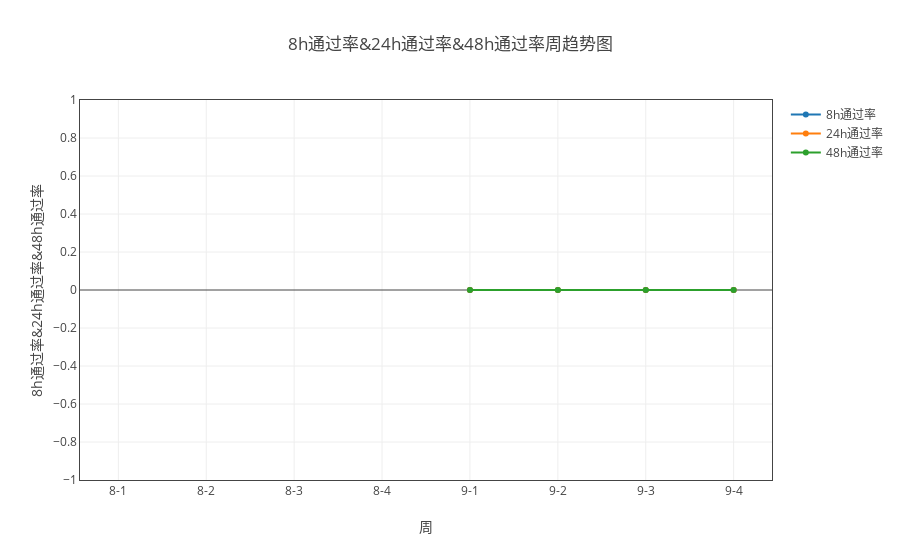
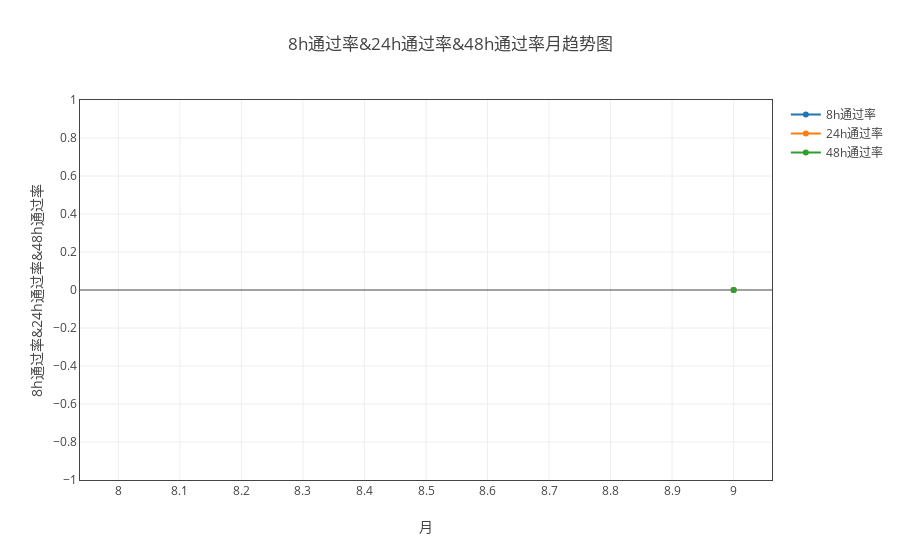

Source (notebook cell) for these figures, in order:
### Markdown cell above
### 通过率情况

### Code cell
#data_dict = {'8h通过率':['8h通过芯片数', '芯片总数'], '24h通过率':['24h通过芯片数', '芯片总数'], 
             #'48h通过率':['48h通过芯片数', '芯片总数'], '24h通过率标线':['24h通过率标线'], '48h通过率标线':['48h通过率标线']}
data_dict = {'8h通过率':['8h通过芯片数', '芯片总数'], '24h通过率':['24h通过芯片数', '芯片总数'], '48h通过率':['48h通过芯片数', '芯片总数']}
myModule.plot( all_dict, data_dict, '人员' ,  'line' ,  all='all')

### Figure 1 — Plotly figure (JSON) as saved in the notebook; plotly's stock layout.template omitted (floating-point values rounded to 4 significant figures)
{"data": [{"name": "8h通过率", "type": "scatter", "uid": "dd2f4754-ca97-11e8-aa1b-d89ef3991fb3", "x": ["8-1", "8-2", "8-3", "8-4", "9-1", "9-2", "9-3", "9-4"], "y": [null, null, null, null, 0, 0, 0, 0]}, {"name": "24h通过率", "type": "scatter", "uid": "dd2f4755-ca97-11e8-863a-d89ef3991fb3", "x": ["8-1", "8-2", "8-3", "8-4", "9-1", "9-2", "9-3", "9-4"], "y": [null, null, null, null, 0, 0, 0, 0]}, {"name": "48h通过率", "type": "scatter", "uid": "dd2f4756-ca97-11e8-a314-d89ef3991fb3", "x": ["8-1", "8-2", "8-3", "8-4", "9-1", "9-2", "9-3", "9-4"], "y": [null, null, null, null, 0, 0, 0, 0]}], "layout": {"title": "8h通过率&24h通过率&48h通过率周趋势图", "xaxis": {"mirror": "all", "nticks": 20, "showgrid": true, "showline": true, "title": "周", "zeroline": true}, "yaxis": {"mirror": "all", "nticks": 20, "showgrid": true, "showline": true, "title": "8h通过率&24h通过率&48h通过率", "zeroline": true}}}

### Figure 2 — Plotly figure (JSON) as saved in the notebook; plotly's stock layout.template omitted (floating-point values rounded to 4 significant figures)
{"data": [{"name": "8h通过率", "type": "scatter", "uid": "dd3ad826-ca97-11e8-9caf-d89ef3991fb3", "x": ["8", "9"], "y": [null, 0]}, {"name": "24h通过率", "type": "scatter", "uid": "dd3aff22-ca97-11e8-955d-d89ef3991fb3", "x": ["8", "9"], "y": [null, 0]}, {"name": "48h通过率", "type": "scatter", "uid": "dd3aff23-ca97-11e8-961e-d89ef3991fb3", "x": ["8", "9"], "y": [null, 0]}], "layout": {"title": "8h通过率&24h通过率&48h通过率月趋势图", "xaxis": {"mirror": "all", "nticks": 20, "showgrid": true, "showline": true, "title": "月", "zeroline": true}, "yaxis": {"mirror": "all", "nticks": 20, "showgrid": true, "showline": true, "title": "8h通过率&24h通过率&48h通过率", "zeroline": true}}}
